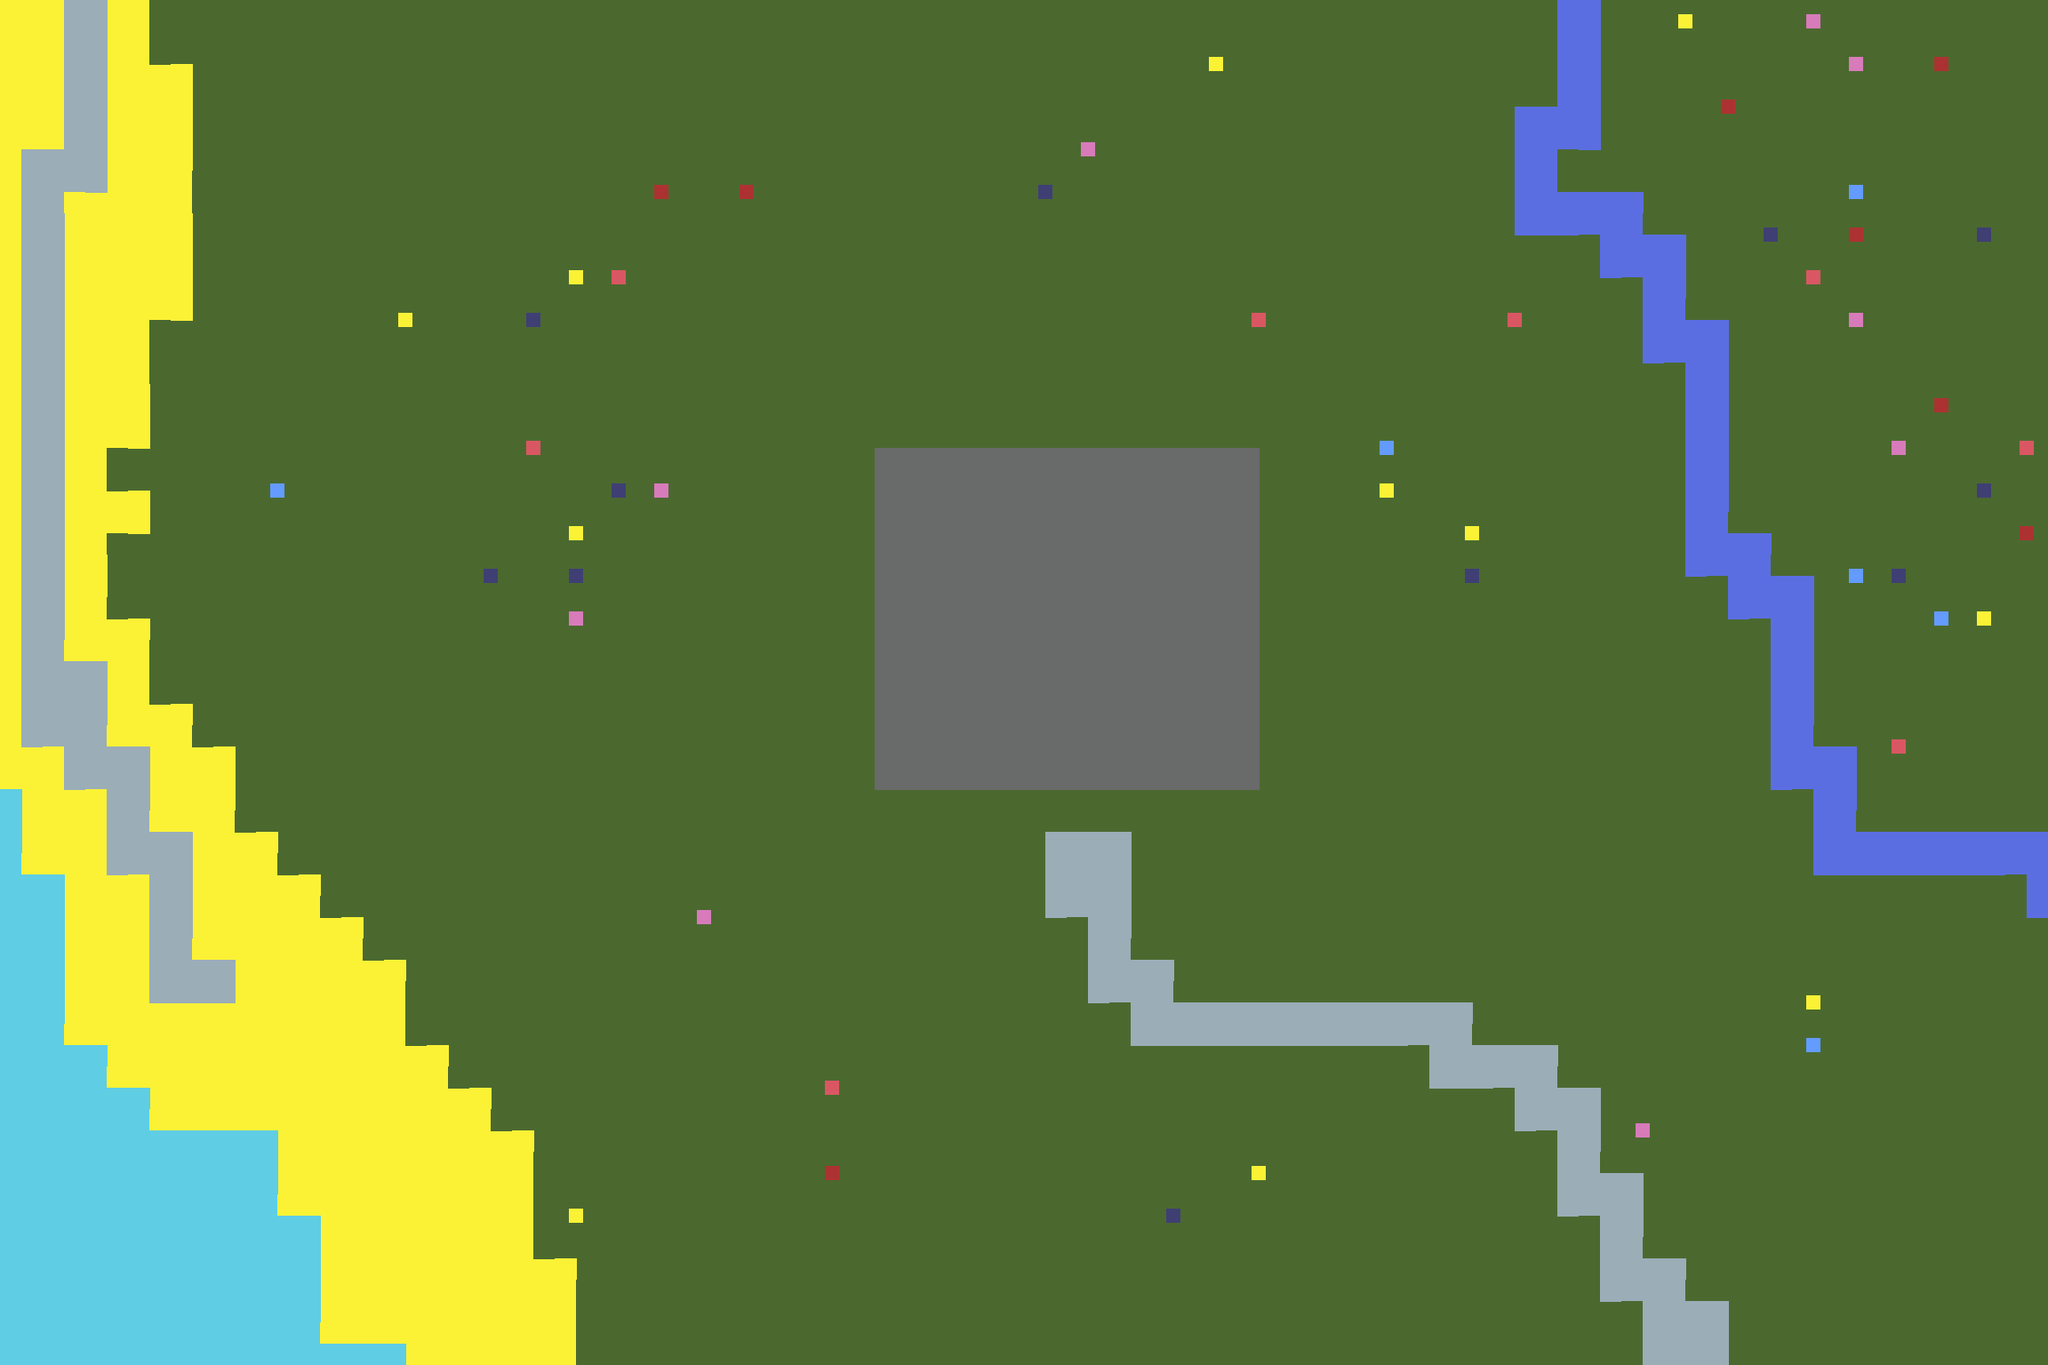

Tiled map render using the project's own tile images. Description and the map definition, with tile-layer contents summarised, below:
An orthogonal 48x32 tile map with 48x48 px tiles, 2 tile layers (Floor, Wall).

<map version="1.10" tiledversion="1.11.0" orientation="orthogonal" renderorder="right-down" width="48" height="32" tilewidth="48" tileheight="48" infinite="0" nextlayerid="3" nextobjectid="1">
 <tileset firstgid="1" source="terrain5.tsx" />
 <layer id="1" name="Floor" width="48" height="32">
  <data>[1536 cells, 1536 non-empty, 62 distinct tile ids]</data>
 </layer>
 <layer id="2" name="Wall" width="48" height="32">
  <data>[1536 cells, 0 non-empty, 0 distinct tile ids]</data>
 </layer>
</map>